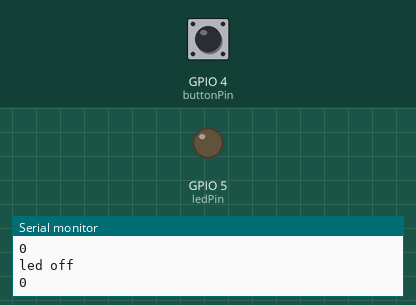
This sketch was run on a simulated ESP8266 (NodeMCU). Shown: output pins drawn as LEDs (lit = HIGH), the last lines printed to the serial monitor. The inputs (shaded band) are chosen by the test bench; at power-on: GPIO 4 (buttonPin) LOW. WiFi joins after 1.5 s; servers stay silent unless stated; random numbers use the default seed unless the sketch sets one; no MQTT or app messages arrive unless stated.

Above: at 2.8 s.
2.9 s: GPIO 4 (buttonPin) pulled HIGH for 1 s
At 4.4 s:
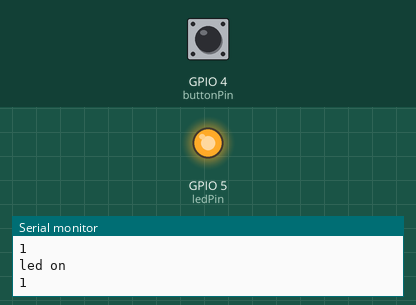
6.1 s: GPIO 4 (buttonPin) pulled HIGH for 3.2 s
At 10.5 s:
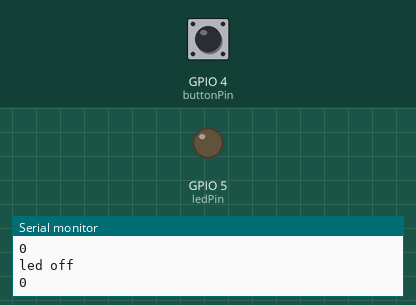
Timing chart, 0 to 12.0 s (numbered marks = the images above; inputs shaded):
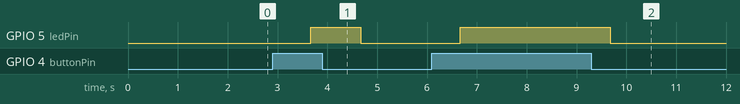

The sketch:

sketch_dec02d.ino
```cpp
#include <ESP8266WiFi.h>
#include <PubSubClient.h>
//#include<dht.h>
//dht DHT;

// Define NodeMCU D3 pin to as temperature data pin of  DHT11
//#define DHT11_PIN D3

// Update these with values suitable for your network.
const char* ssid = "XT1562 6733";
const char* password = "rahul181192";
//const char* mqtt_server = "broker.mqtt-dashboard.com";
const char* mqtt_server = "iot.eclipse.org";

WiFiClient espClient;
PubSubClient client(espClient);
long lastMsg = 0;
char msg[50];
int value = 0;

const int buttonPin = 4;    //D2 (gpio4)
const int ledPin =  5;      //D1 (gpio5)
int buttonState = 0;

void setup_wifi() {
   delay(100);
  // We start by connecting to a WiFi network
    Serial.print("Connecting to ");
    Serial.println(ssid);
    WiFi.begin(ssid, password);
    while (WiFi.status() != WL_CONNECTED)
    {
      delay(500);
      Serial.print(".");
    }
  randomSeed(micros());
  Serial.println("");
  Serial.println("WiFi connected");
  Serial.println("IP address: ");
  Serial.println(WiFi.localIP());
}

void callback(char* topic, byte* payload, unsigned int length)
{
//  Serial.print("Command is : [");
//  Serial.print(topic);
//  int p =(char)payload[0]-'0';
//  int chk = DHT.read11(DHT11_PIN);
//  // if MQTT comes a 0 message, show humidity
//  if(p==0)
//  {
//    Serial.println("to show humidity!]");
//    Serial.print(" Humidity is: " );
//    Serial.print(DHT.humidity, 1);
//    Serial.println('%');
//  }
//  // if MQTT comes a 1 message, show temperature
//  if(p==1)
//  {
//  // digitalWrite(BUILTIN_LED, HIGH);
//    Serial.println(" is to show temperature!] ");
//  int chk = DHT.read11(DHT11_PIN);
//   Serial.print(" Temp is: " );
//   Serial.print(DHT.temperature, 1);
//   Serial.println(' C');
//  }
//  Serial.println();
} //end callback

void reconnect() {
  // Loop until we're reconnected
  while (!client.connected())
  {
    Serial.print("Attempting MQTT connection...");
    // Create a random client ID
    String clientId = "ESP8266Client-";
    clientId += String(random(0xffff), HEX);
    // Attempt to connect
    //if you MQTT broker has clientID,username and password
    //please change following line to    if (client.connect(clientId,userName,passWord))
    if (client.connect(clientId.c_str()))
    {
      Serial.println("connected");
     //once connected to MQTT broker, subscribe command if any
      client.subscribe("Panic");
    } else {
      Serial.print("failed, rc=");
      Serial.print(client.state());
      Serial.println(" try again in 5 seconds");
      // Wait 6 seconds before retrying
      delay(6000);
    }
  }
} //end reconnect()

void setup() {
  Serial.begin(9600);
  setup_wifi();
  client.setServer(mqtt_server, 1883);
  client.setCallback(callback);
   pinMode(ledPin, OUTPUT);
  //Serial.begin(9600);
  // initialize the pushbutton pin as an input:
  pinMode(buttonPin, INPUT);
//  int chk = DHT.read11(DHT11_PIN);
  //Serial.print(" Starting Humidity: " );
  //Serial.print(DHT.humidity, 1);
  //Serial.println('%');
  //Serial.print(" Starting Temparature ");
  //Serial.print(DHT.temperature, 1);
  //Serial.println('C');
}

void loop() {
  if (!client.connected()) {
    reconnect();
  }
  client.loop();
  long now = millis();
  // read DHT11 sensor every 6 seconds
  if (now - lastMsg > 1000) {

     lastMsg = now;
       buttonState = digitalRead(buttonPin);
     Serial.println(buttonState);
     if (buttonState == HIGH) {
    // turn LED on:
    Serial.println("led on");
    digitalWrite(ledPin, HIGH);
  } else {
    // turn LED off:
    digitalWrite(ledPin, LOW);
     Serial.println("led off");
  }
   //  int chk = DHT.read11(DHT11_PIN);
     String msg="";
     msg=msg +buttonState;
   //  msg= msg+ DHT.temperature;
   //  msg = msg+" C ;real time Humidity: " ;
  //  msg=msg+DHT.humidity ;
   //  msg=msg+"%";
     char message[58];
     msg.toCharArray(message,58);
     Serial.println(message);
     //publish sensor data to MQTT broker
    client.publish("Panic", message);
  }
}
```

Measured:
- after the input at 2.9 s, GPIO 5 (ledPin): LOW → HIGH after 0.77 s, → LOW 1.0 s later
- after the input at 6.1 s, GPIO 5 (ledPin): LOW → HIGH after 0.57 s, → LOW 3.0 s later
